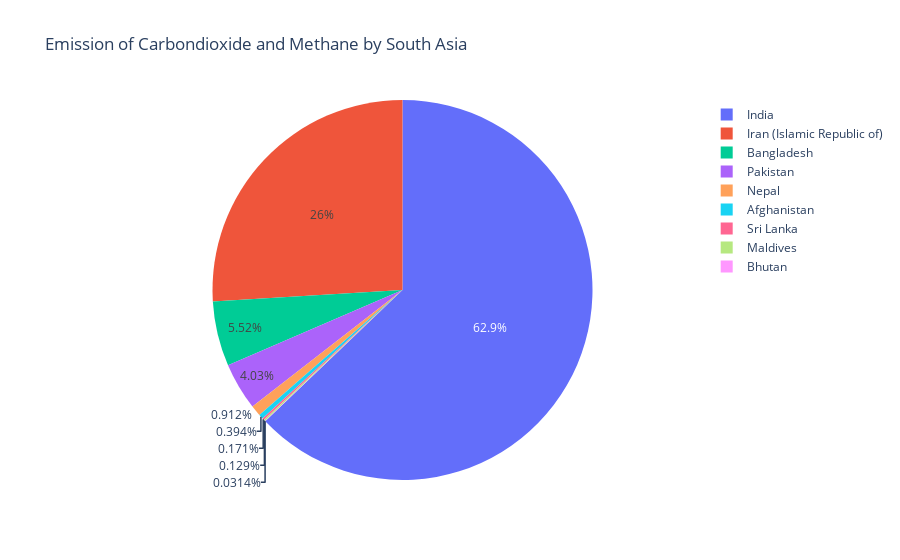

Notebook code for this chart:
### Code cell
import plotly.express as px
import pandas as pd
df = df = pd.read_csv("asiae.csv")
# df.loc[df['Value'] < 2.e6, 'Area'] = 'Other countries' # Represent only large countries
fig = px.pie(df, values='Value', names='Area', title='Emission of Carbondioxide and Methane by South Asia')
fig.show()

### Figure 1 — Plotly figure (JSON) as saved in the notebook; plotly's stock layout.template omitted (floating-point values rounded to 4 significant figures; data arrays with more than 128 entries replaced by an {"elided": "..."} marker saying what was removed)
{"data": [{"domain": {"x": [0, 1], "y": [0, 1]}, "hovertemplate": "Area=%{label}<br>Value=%{value}<extra></extra>", "labels": {"elided": "451 str values"}, "legendgroup": "", "name": "", "showlegend": true, "type": "pie", "values": {"elided": "451 float values"}}], "layout": {"legend": {"tracegroupgap": 0}, "title": {"text": "Emission of Carbondioxide and Methane by South Asia"}}}
